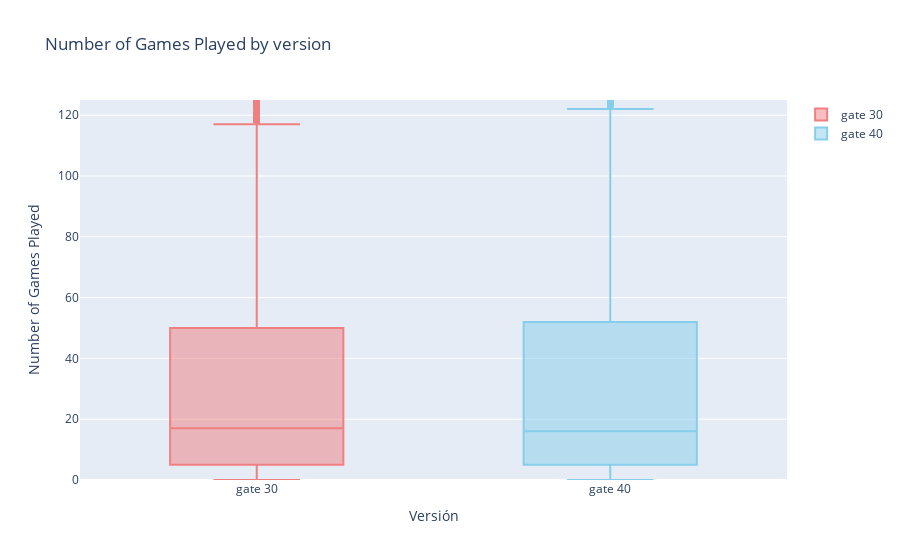

Notebook cell for this chart:
### Markdown cell above
## Different chart by Version

### Code cell
fig = go.Figure()

fig.add_trace(go.Box(y=df_clean[df_clean["version"] == "gate_30"]["sum_gamerounds"],
                     name="gate 30",
                     marker_color="lightcoral"
))

fig.add_trace(go.Box(y=df_clean[df_clean["version"] == "gate_40"]["sum_gamerounds"],
                     name="gate 40",
                     marker_color="skyblue"
))

fig.update_layout(title="Number of Games Played by version",
                  xaxis_title="Versión",
                  yaxis_title="Number of Games Played",
                  yaxis=dict(range=[0, 125]),
                  height=600
)

fig

### Figure 1 — Plotly figure (JSON) as saved in the notebook; plotly's stock layout.template omitted (floating-point values rounded to 4 significant figures; data arrays with more than 128 entries replaced by an {"elided": "..."} marker saying what was removed)
{"data": [{"marker": {"color": "lightcoral"}, "name": "gate 30", "type": "box", "y": {"elided": "44699 int values"}}, {"marker": {"color": "skyblue"}, "name": "gate 40", "type": "box", "y": {"elided": "45489 int values"}}], "layout": {"autosize": true, "title": {"text": "Number of Games Played by version"}, "xaxis": {"autorange": true, "range": [-0.5, 1.5], "title": {"text": "Versión"}, "type": "category"}, "yaxis": {"range": [0, 125], "title": {"text": "Number of Games Played"}, "type": "linear"}}}
